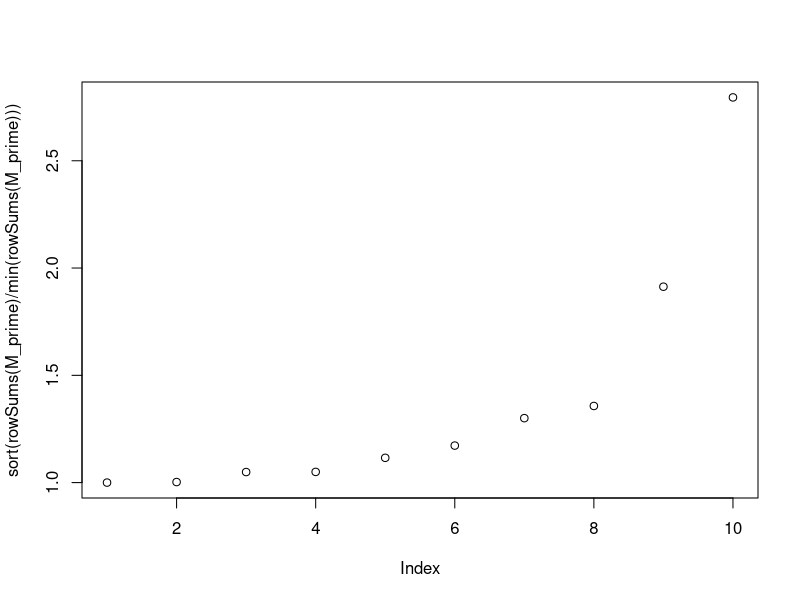
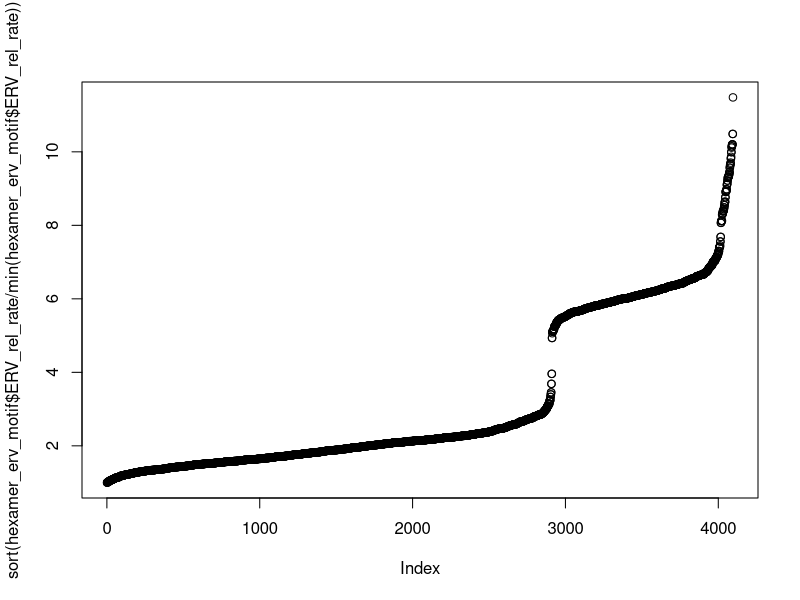

Source code (R) for these figures, in order: (Note: this script raises an error after producing the figures.)
library(tidyverse)
# library(MCMCpack)
# library(ramify)

sample_M_double <- function(N, M_mu, M_sigma) {
  # log-normally distributed entries
  M_prime <- matrix(nrow=N, ncol=1)
  for (i in 1:N) {
    M_prime[i, 1] <- exp(rnorm(1, M_mu, M_sigma))
  }
  M <- matrix(nrow=N, ncol=N)
  for (i in 1:N) {
    for (j in 1:N) { 
      if (i != j) {
        M[i, j] <- M_prime[j, 1]*pmax(
          0, exp(rnorm(1, M_mu, M_sigma)))
      }
    }
  }
  for (i in 1:N) {
    M[i, i] <- -sum(M[, i], na.rm=T)
  }
  return(M)
}

# test sampling
M_prime <- sample_M_double(10, 0, 1)
M_prime[M_prime<0] <- 0
rowSums(M_prime)
range(M_prime[M_prime>0])
max(range(M_prime[M_prime>0]))/
  min(range(M_prime[M_prime>0]))
plot(sort(rowSums(M_prime)/min(rowSums(M_prime))))

hexamer_erv_motif <- read_tsv("../data/hexamers_ERVaveraged.txt")
names(hexamer_erv_motif) <- c("wtMotif", "ERV_rel_rate")
plot(sort(hexamer_erv_motif$ERV_rel_rate/
            min(hexamer_erv_motif$ERV_rel_rate)))

# remaining parameters
sample_Q <- function(N, Q_alpha) {
  # symmetric dirichlet distributed
  if (Q_alpha == Inf) { 
    Q <- rep(1/N, N)
  } else {
    Q <- t(rdirichlet(1, rep(Q_alpha, N)))
  }
  return(Q)
}

get_equilibrium_frequencies <- function(N, M, S, Q) {
  E_N <- as.matrix(c(rep(0, N-1), 1))
  M_N <- M; M_N[N, ] <- rep(1, N)
  Q_S <- S*Q
  P_0 <- solve(M_N) %*% E_N
  # analytic derivation
  P <- (1-S)*P_0 + Q_S
  return(P)
}

# constants
N = 20  # 50
M_mu = 0

# initialize
output_list_v2 <- tibble(
  "S"=as.numeric(), "M_sigma"=as.numeric(), "Q_alpha"=as.numeric(), "iter_index"=as.numeric(), 
  "motif_index"=as.numeric(), "motif_ratio"=as.numeric(), 
  "motif_mutrate"=as.numeric(), "motif_ratio_max"=as.numeric())

# iterate
for (S in c(0, 0.05, 0.1, 0.2, 0.4, 0.8)) {
  for (M_sigma in c(0:100)/100) {
  # for (M_sigma in 2**(c(0:40)/5)) {
    for (Q_alpha in c(Inf)) {  # , 10, 1)) { 
      for (i in 1:1) {
        print(c(S, M_sigma, Q_alpha, i))

        # sample parameters
        M <- sample_M_double(N, 0, M_sigma)
        Q <- sample_Q(N, Q_alpha)
        
        # equilibrium frequencies
        P_exon <- get_equilibrium_frequencies(N, M, S, Q)
        P_intron <- get_equilibrium_frequencies(N, M, 0, Q)
        
        # append to output
        for (j in 1:length(P_exon)) {
          output_list_v2 <- bind_rows(output_list_v2, c(
            "S"=S, "M_sigma"=M_sigma, "Q_alpha"=Q_alpha, "iter_index"=i, 
            "motif_index"=j, "motif_ratio"=P_exon[j]/P_intron[j],
            "motif_mutrate"=M[j, j], "mutrate_ratio_max"=max(M[M > 0])/min(M[M > 0])))
        }
      }
    }
  }
}

write_tsv(output_list_v2, "../results/figures/output_list_v2_double.txt")
output_list_v2 <- read_tsv("../results/figures/output_list_v2_double.txt")

output_list_v2_temp <- filter(output_list_v2, S!=1) %>% 
  group_by(M_sigma, S, Q_alpha) %>% summarise(
    motif_ratio_0 = quantile(motif_ratio, probs=0/100, na.rm=T), 
    motif_ratio_25 = quantile(motif_ratio, probs=25/100, na.rm=T),
    motif_ratio_50 = quantile(motif_ratio, probs=50/100, na.rm=T),
    motif_ratio_75 = quantile(motif_ratio, probs=75/100, na.rm=T),
    motif_ratio_100 = quantile(motif_ratio, probs=100/100, na.rm=T),
    mutrate_ratio_max = mean(mutrate_ratio_max, na.rm=T)) %>% 
  gather(motif_ratio_summary, motif_ratio, motif_ratio_0, 
    motif_ratio_25, motif_ratio_50, motif_ratio_75, 
    motif_ratio_100) %>% 
  mutate(motif_ratio_summary = as.factor(as.numeric(gsub(
    "motif_ratio_", "", motif_ratio_summary))))

output_list_v2_mean <- output_list_v2_temp %>% 
  dplyr::select(M_sigma, S, Q_alpha, motif_ratio_summary, motif_ratio, mutrate_ratio_max)
write_tsv(output_list_v2_mean, "../results/figures/output_list_v2_mean_double.txt")
output_list_v2_mean <- read_tsv("../results/figures/output_list_v2_mean_double.txt")

ggplot(output_list_v2_mean) + 
  geom_line(aes(x=M_sigma, y=log2(motif_ratio), color=as.factor(motif_ratio_summary)), 
               position="identity") + theme(aspect.ratio=3) + 
  facet_grid(cols=vars(S)) + 
  xlab("Increasing mutational bias (mb)") + ylab("Exon vs intron motif ratio (log2)") + 
  scale_color_discrete("Quantile") + 
  scale_x_continuous(breaks=c(0, 0.5, 1.0), limits=c(-0.1, 1.1))
ggsave("../results/figures/analytical_model_uniform_mean_double_transpose.pdf", width=5, height=5)
